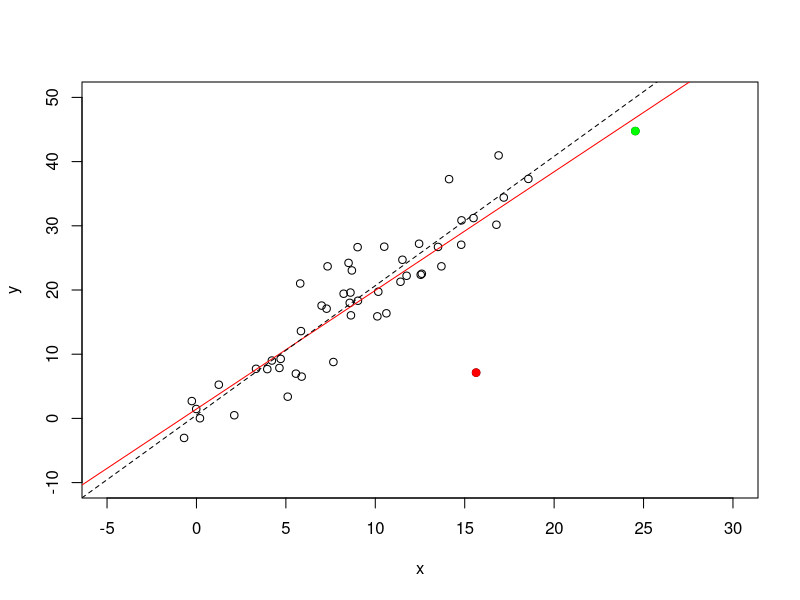
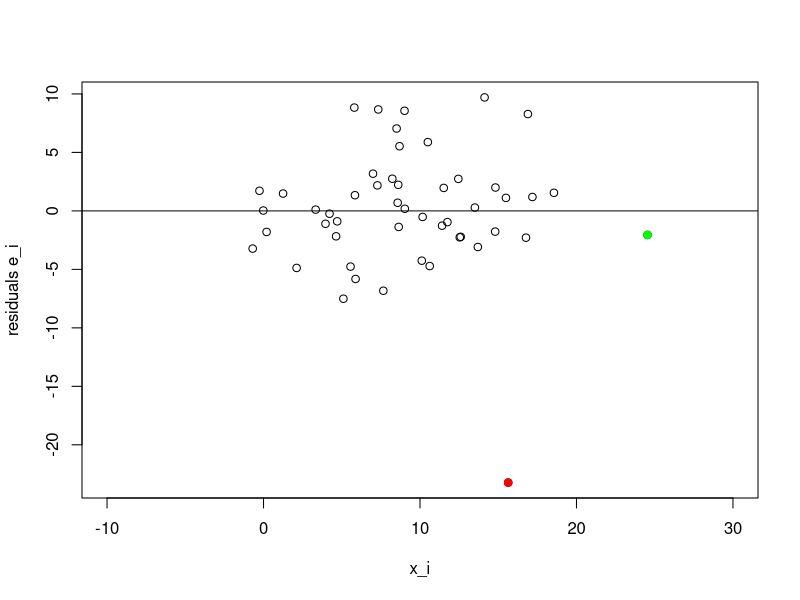
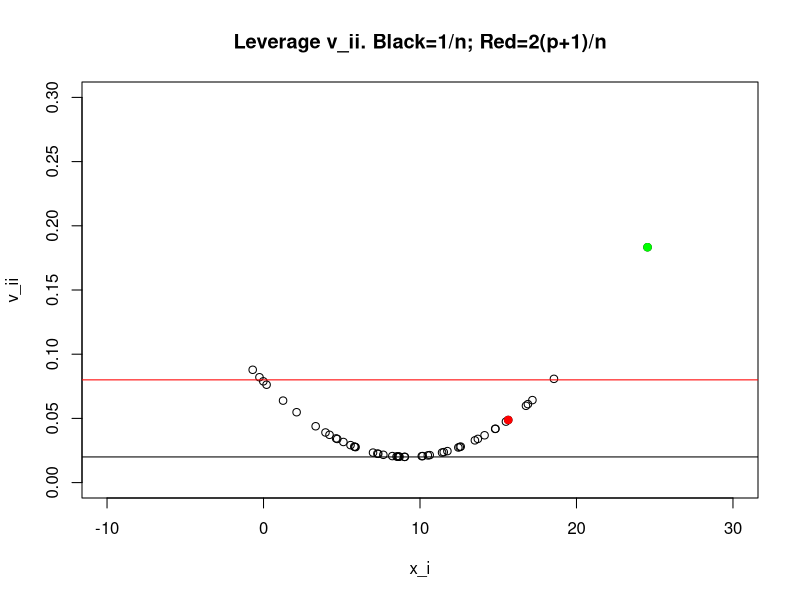
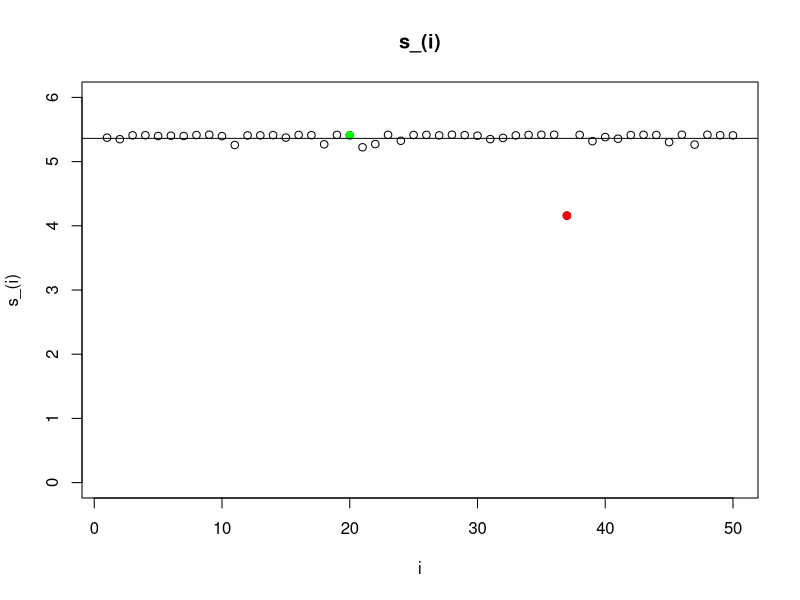
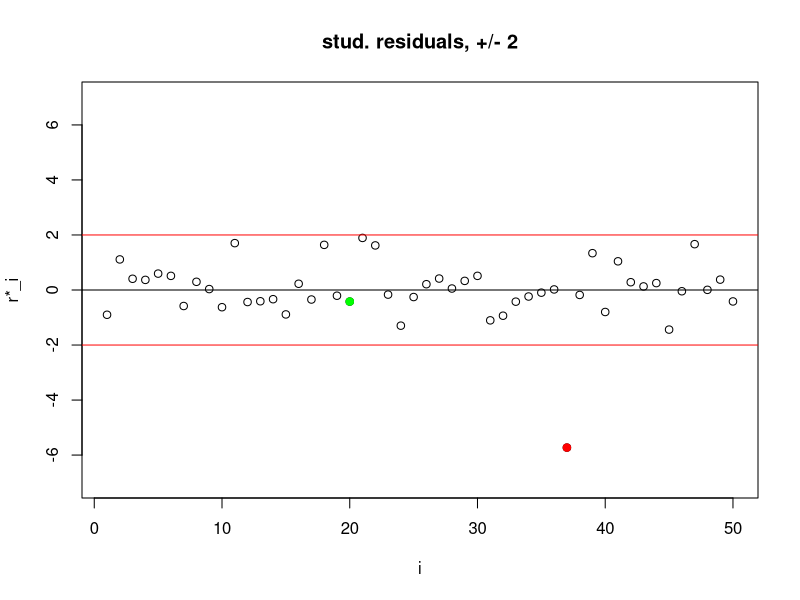
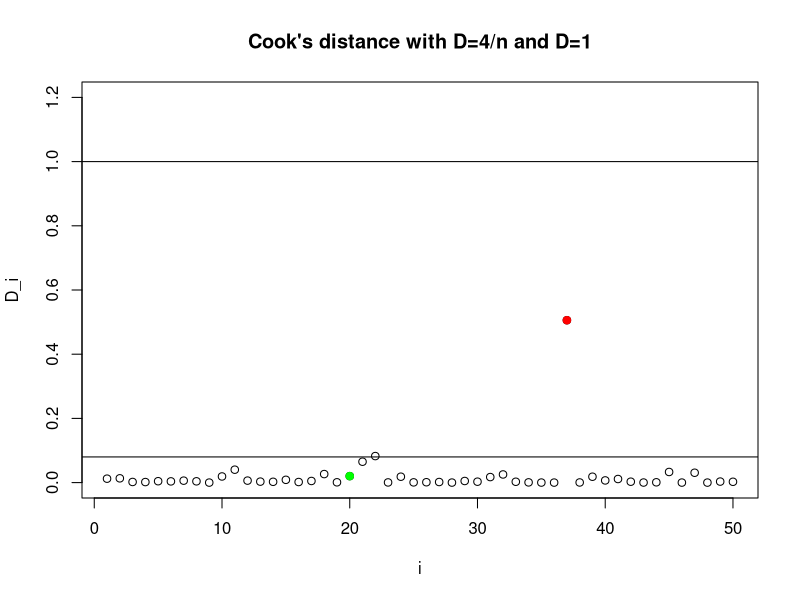
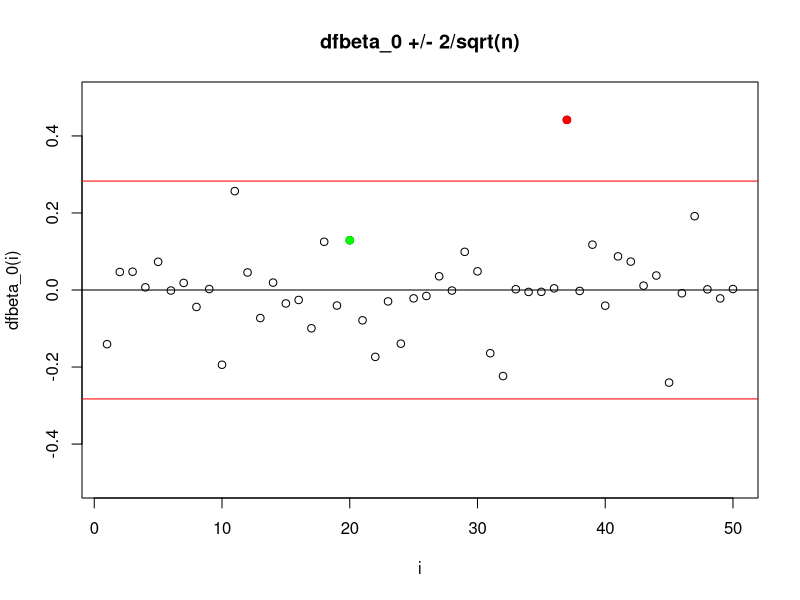
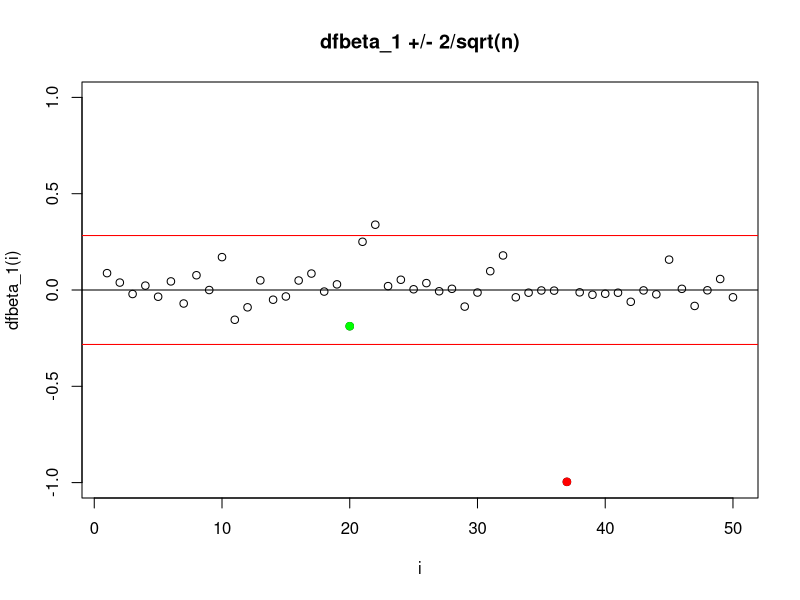

R code for these plots, in order:
## R-code for lecture 6.

w <- read.table('f6data.txt',header=T)
plot(w$x,w$y,xlab="x",ylab="y",xlim=c(-5,30),ylim=c(-10,50))

# Identify the points to single out:
Iout <- which(w$x>15 & w$y<10)  # get the outlier
Iinf <- which(w$x>22)           # get the potentially influential point
points(w$x[Iout],w$y[Iout],col="red",pch=19)
points(w$x[Iinf],w$y[Iinf],col="green",pch=19)

# Estimate models with and without the two points:
mod <- lm(y ~ x,data=w)
mod2 <- lm(y[-c(Iout,Iinf)] ~ x[-c(Iout,Iinf)],data=w)
abline(mod,col="red")
abline(mod2,col="black",lty=2)

sum <- summary(mod)
res <- sum$residuals
plot(w$x,res,xlim=c(-10,30),xlab="x_i",ylab="residuals e_i")
points(w$x[Iout],res[Iout],col="red",pch=19)
points(w$x[Iinf],res[Iinf],col="green",pch=19)
abline(h=0)

##  Plots for page 4:
v <- hatvalues(mod) # leverage, see below for a version computed "by hand"
plot(w$x,v,xlim=c(-10,30),ylim=c(0,0.3),xlab="x_i",ylab="v_ii",
     main="Leverage v_ii. Black=1/n; Red=2(p+1)/n")
points(w$x[Iout],v[Iout],col="red",pch=19)
points(w$x[Iinf],v[Iinf],col="green",pch=19)
abline(h=1/nrow(w))
abline(h=2*(1+1)/nrow(w),col="red")

# computation of leverage by hand
X <- matrix(c(rep(1,nrow(w)),w$x),nrow=nrow(w))
xtx <- t(X) %*% X
invxtx <- solve(xtx)
P <- X %*% invxtx %*% t(X)
v <- diag(P)  # same as v <- hatvalues(mod)


infl <- lm.influence(mod) # will calculate basic influence measures
# type ?lm.influence for more info
s_i <- infl$sigma #a vector whose i-th element contains the estimate of the residual standard deviation obtained when the i-th case is dropped from the regression        
# v <- infl$hat

#plot(s_i,ylim=c(0,6))  # <--this work just as well as the code below
plot(s_i,ylim=c(0,6),xlab="i",ylab="s_(i)",
     main="s_(i)")
points(Iout,s_i[Iout],col="red",pch=19)
points(Iinf,s_i[Iinf],col="green",pch=19)
abline(h=sum$sigma)

# studentised residuals
r_stud <- rstudent(mod)

plot(r_stud,ylim=c(-7,7),xlab="i",ylab="r*_i",
     main="stud. residuals, +/- 2")
points(Iout,r_stud[Iout],col="red",pch=19)
points(Iinf,r_stud[Iinf],col="green",pch=19)
abline(h=0)
abline(h=2,col="red")
abline(h=-2,col="red")


D<-cooks.distance(mod)
plot(D,ylim=c(0,1.2),xlab="i",ylab="D_i",
     main="Cook's distance with D=4/n and D=1")
points(Iout,D[Iout],col="red",pch=19)
points(Iinf,D[Iinf],col="green",pch=19)
abline(h=4/nrow(w))
abline(h=1)
## Standardized residuals:
# r_std <- rstandard(mod)
# r_std <- res/(sum$sigma*sqrt(1-v))
# D <- r_std^2/2*v/(1-v)

## Standardized change in beta-estimates (DFBETAS):
# you may use dfbetas(mod)
beta0_i <- infl$coefficients[,1] # gives the numerator for the DFBETA of beta0, type "?lm.influence" for details
beta1_i <- infl$coefficients[,2] # gives the numerator for the DFBETA of beta1, type "?lm.influence" for details
dfbeta_0=beta0_i/s_i/sqrt(invxtx[1,1])
dfbeta_1=beta1_i/s_i/sqrt(invxtx[2,2])

plot(dfbeta_0,ylim=c(-.5,.5),xlab="i",ylab="dfbeta_0(i)",
     main="dfbeta_0 +/- 2/sqrt(n)")
points(Iout,dfbeta_0[Iout],col="red",pch=19)
points(Iinf,dfbeta_0[Iinf],col="green",pch=19)
abline(h=0)
abline(h=2/sqrt(nrow(w)),col="red")
abline(h=-2/sqrt(nrow(w)),col="red")

plot(dfbeta_1,ylim=c(-1,1),xlab="i",ylab="dfbeta_1(i)",
     main="dfbeta_1 +/- 2/sqrt(n)")
points(Iout,dfbeta_1[Iout],col="red",pch=19)
points(Iinf,dfbeta_1[Iinf],col="green",pch=19)
abline(h=0)
abline(h=2/sqrt(nrow(w)),col="red")
abline(h=-2/sqrt(nrow(w)),col="red")

